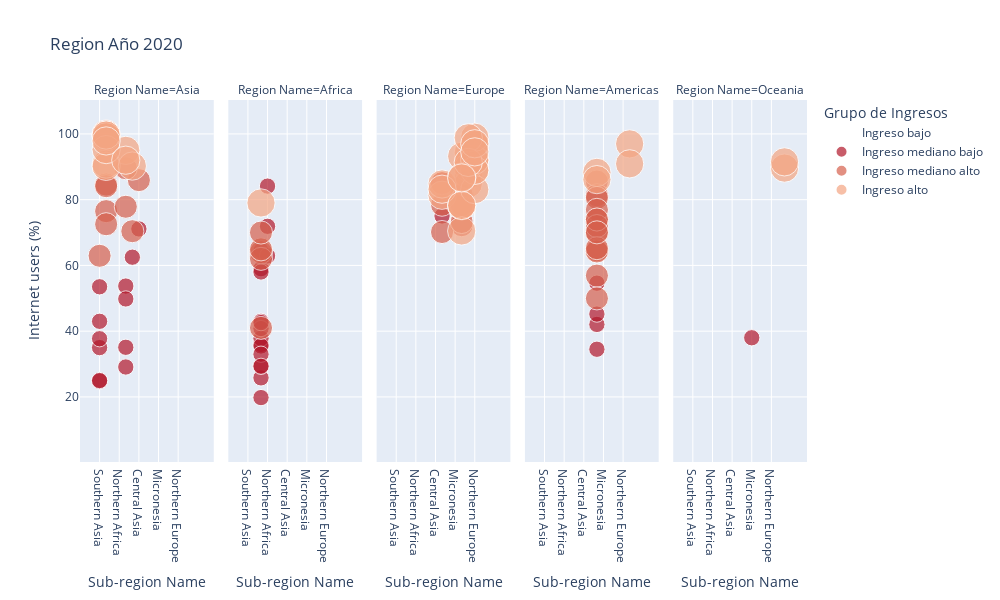

The code cell stored with this chart in its notebook:
### Markdown cell above
### Visualización general para cualquier año

### Code cell
yr=2020
year_dat=df_countries[df_countries['Year']==yr]
px.scatter(year_dat, x='Sub-region Name', y='Internet users (%)',size='Nivel Ingresos',size_max=20,title=f" Region Año {yr}",color='Grupo de Ingresos',width=1000, height=600,color_discrete_sequence=px.colors.sequential.RdBu,facet_col="Region Name")

### Figure 1 — Plotly figure (JSON) as saved in the notebook; plotly's stock layout.template omitted (floating-point values rounded to 4 significant figures)
{"data": [{"hovertemplate": "Grupo de Ingresos=Ingreso bajo<br>Region Name=Asia<br>Sub-region Name=%{x}<br>Internet users (%)=%{y}<br>Nivel Ingresos=%{marker.size}<extra></extra>", "legendgroup": "Ingreso bajo", "marker": {"color": "rgb(103,0,31)", "size": [0, 0], "sizemode": "area", "sizeref": 0.0075, "symbol": "circle"}, "mode": "markers", "name": "Ingreso bajo", "orientation": "v", "showlegend": true, "type": "scatter", "x": ["Southern Asia", "Western Asia"], "xaxis": "x", "y": [18.4, 35.78], "yaxis": "y"}, {"hovertemplate": "Grupo de Ingresos=Ingreso bajo<br>Region Name=Africa<br>Sub-region Name=%{x}<br>Internet users (%)=%{y}<br>Nivel Ingresos=%{marker.size}<extra></extra>", "legendgroup": "Ingreso bajo", "marker": {"color": "rgb(103,0,31)", "size": [0, 0, 0, 0, 0, 0, 0, 0, 0, 0, 0, 0, 0, 0, 0, 0], "sizemode": "area", "sizeref": 0.0075, "symbol": "circle"}, "mode": "markers", "name": "Ingreso bajo", "orientation": "v", "showlegend": false, "type": "scatter", "x": ["Sub-Saharan Africa", "Sub-Saharan Africa", "Sub-Saharan Africa", "Sub-Saharan Africa", "Sub-Saharan Africa", "Sub-Saharan Africa", "Sub-Saharan Africa", "Sub-Saharan Africa", "Sub-Saharan Africa", "Sub-Saharan Africa", "Northern Africa", "Sub-Saharan Africa", "Sub-Saharan Africa", "Sub-Saharan Africa", "Sub-Saharan Africa", "Sub-Saharan Africa"], "xaxis": "x2", "y": [9.4, 22, 10.4, 24, 26, 22.9, 25.6, 27.4, 16.5, 26.5, 28.4, 18, 6.5, 10.4, 24, 19.9], "yaxis": "y2"}, {"hovertemplate": "Grupo de Ingresos=Ingreso mediano bajo<br>Region Name=Asia<br>Sub-region Name=%{x}<br>Internet users (%)=%{y}<br>Nivel Ingresos=%{marker.size}<extra></extra>", "legendgroup": "Ingreso mediano bajo", "marker": {"color": "rgb(178,24,43)", "size": [1, 1, 1, 1, 1, 1, 1, 1, 1, 1, 1, 1], "sizemode": "area", "sizeref": 0.0075, "symbol": "circle"}, "mode": "markers", "name": "Ingreso mediano bajo", "orientation": "v", "showlegend": true, "type": "scatter", "x": ["Southern Asia", "Southern Asia", "South-eastern Asia", "Southern Asia", "Southern Asia", "South-eastern Asia", "Eastern Asia", "Southern Asia", "Southern Asia", "South-eastern Asia", "South-eastern Asia", "Central Asia"], "xaxis": "x", "y": [24.8, 53.5, 53.73, 43, 35, 35.1, 62.5, 37.7, 25, 49.8, 29.1, 71.1], "yaxis": "y"}, {"hovertemplate": "Grupo de Ingresos=Ingreso mediano bajo<br>Region Name=Africa<br>Sub-region Name=%{x}<br>Internet users (%)=%{y}<br>Nivel Ingresos=%{marker.size}<extra></extra>", "legendgroup": "Ingreso mediano bajo", "marker": {"color": "rgb(178,24,43)", "size": [1, 1, 1, 1, 1, 1, 1, 1, 1, 1, 1, 1, 1, 1, 1, 1, 1], "sizemode": "area", "sizeref": 0.0075, "symbol": "circle"}, "mode": "markers", "name": "Ingreso mediano bajo", "orientation": "v", "showlegend": false, "type": "scatter", "x": ["Sub-Saharan Africa", "Sub-Saharan Africa", "Sub-Saharan Africa", "Sub-Saharan Africa", "Sub-Saharan Africa", "Northern Africa", "Sub-Saharan Africa", "Sub-Saharan Africa", "Sub-Saharan Africa", "Northern Africa", "Sub-Saharan Africa", "Sub-Saharan Africa", "Sub-Saharan Africa", "Sub-Saharan Africa", "Northern Africa", "Sub-Saharan Africa", "Sub-Saharan Africa"], "xaxis": "x2", "y": [36, 25.8, 37.8, 64.5, 59, 62.9, 58, 29.5, 43, 84.12, 40.8, 35.5, 42.6, 33, 71.9, 19.8, 29.3], "yaxis": "y2"}, {"hovertemplate": "Grupo de Ingresos=Ingreso mediano bajo<br>Region Name=Europe<br>Sub-region Name=%{x}<br>Internet users (%)=%{y}<br>Nivel Ingresos=%{marker.size}<extra></extra>", "legendgroup": "Ingreso mediano bajo", "marker": {"color": "rgb(178,24,43)", "size": [1], "sizemode": "area", "sizeref": 0.0075, "symbol": "circle"}, "mode": "markers", "name": "Ingreso mediano bajo", "orientation": "v", "showlegend": false, "type": "scatter", "x": ["Eastern Europe"], "xaxis": "x3", "y": [75.04], "yaxis": "y3"}, {"hovertemplate": "Grupo de Ingresos=Ingreso mediano bajo<br>Region Name=Americas<br>Sub-region Name=%{x}<br>Internet users (%)=%{y}<br>Nivel Ingresos=%{marker.size}<extra></extra>", "legendgroup": "Ingreso mediano bajo", "marker": {"color": "rgb(178,24,43)", "size": [1, 1, 1, 1], "sizemode": "area", "sizeref": 0.0075, "symbol": "circle"}, "mode": "markers", "name": "Ingreso mediano bajo", "orientation": "v", "showlegend": false, "type": "scatter", "x": ["Latin America and the Caribbean", "Latin America and the Caribbean", "Latin America and the Caribbean", "Latin America and the Caribbean"], "xaxis": "x4", "y": [42.05, 34.5, 45.2, 54.6], "yaxis": "y4"}, {"hovertemplate": "Grupo de Ingresos=Ingreso mediano bajo<br>Region Name=Oceania<br>Sub-region Name=%{x}<br>Internet users (%)=%{y}<br>Nivel Ingresos=%{marker.size}<extra></extra>", "legendgroup": "Ingreso mediano bajo", "marker": {"color": "rgb(178,24,43)", "size": [1], "sizemode": "area", "sizeref": 0.0075, "symbol": "circle"}, "mode": "markers", "name": "Ingreso mediano bajo", "orientation": "v", "showlegend": false, "type": "scatter", "x": ["Micronesia"], "xaxis": "x5", "y": [38], "yaxis": "y5"}, {"hovertemplate": "Grupo de Ingresos=Ingreso mediano alto<br>Region Name=Asia<br>Sub-region Name=%{x}<br>Internet users (%)=%{y}<br>Nivel Ingresos=%{marker.size}<extra></extra>", "legendgroup": "Ingreso mediano alto", "marker": {"color": "rgb(214,96,77)", "size": [2, 2, 2, 2, 2, 2, 2, 2, 2], "sizemode": "area", "sizeref": 0.0075, "symbol": "circle"}, "mode": "markers", "name": "Ingreso mediano alto", "orientation": "v", "showlegend": true, "type": "scatter", "x": ["Western Asia", "Western Asia", "Eastern Asia", "Western Asia", "Central Asia", "Western Asia", "Southern Asia", "South-eastern Asia", "South-eastern Asia"], "xaxis": "x", "y": [76.51, 84.6, 70.4, 72.53, 85.94, 84.1, 62.93, 89.56, 77.84], "yaxis": "y"}, {"hovertemplate": "Grupo de Ingresos=Ingreso mediano alto<br>Region Name=Africa<br>Sub-region Name=%{x}<br>Internet users (%)=%{y}<br>Nivel Ingresos=%{marker.size}<extra></extra>", "legendgroup": "Ingreso mediano alto", "marker": {"color": "rgb(214,96,77)", "size": [2, 2, 2, 2, 2], "sizemode": "area", "sizeref": 0.0075, "symbol": "circle"}, "mode": "markers", "name": "Ingreso mediano alto", "orientation": "v", "showlegend": false, "type": "scatter", "x": ["Sub-Saharan Africa", "Sub-Saharan Africa", "Sub-Saharan Africa", "Sub-Saharan Africa", "Sub-Saharan Africa"], "xaxis": "x2", "y": [64, 62, 64.88, 41, 70], "yaxis": "y2"}, {"hovertemplate": "Grupo de Ingresos=Ingreso mediano alto<br>Region Name=Europe<br>Sub-region Name=%{x}<br>Internet users (%)=%{y}<br>Nivel Ingresos=%{marker.size}<extra></extra>", "legendgroup": "Ingreso mediano alto", "marker": {"color": "rgb(214,96,77)", "size": [2, 2, 2, 2, 2, 2, 2, 2, 2], "sizemode": "area", "sizeref": 0.0075, "symbol": "circle"}, "mode": "markers", "name": "Ingreso mediano alto", "orientation": "v", "showlegend": false, "type": "scatter", "x": ["Southern Europe", "Eastern Europe", "Southern Europe", "Eastern Europe", "Southern Europe", "Southern Europe", "Eastern Europe", "Eastern Europe", "Southern Europe"], "xaxis": "x3", "y": [72.24, 70.16, 73.21, 85.09, 81.41, 77.61, 78.46, 84.99, 78.37], "yaxis": "y3"}, {"hovertemplate": "Grupo de Ingresos=Ingreso mediano alto<br>Region Name=Americas<br>Sub-region Name=%{x}<br>Internet users (%)=%{y}<br>Nivel Ingresos=%{marker.size}<extra></extra>", "legendgroup": "Ingreso mediano alto", "marker": {"color": "rgb(214,96,77)", "size": [2, 2, 2, 2, 2, 2, 2, 2, 2, 2, 2, 2, 2, 2], "sizemode": "area", "sizeref": 0.0075, "symbol": "circle"}, "mode": "markers", "name": "Ingreso mediano alto", "orientation": "v", "showlegend": false, "type": "scatter", "x": ["Latin America and the Caribbean", "Latin America and the Caribbean", "Latin America and the Caribbean", "Latin America and the Caribbean", "Latin America and the Caribbean", "Latin America and the Caribbean", "Latin America and the Caribbean", "Latin America and the Caribbean", "Latin America and the Caribbean", "Latin America and the Caribbean", "Latin America and the Caribbean", "Latin America and the Caribbean", "Latin America and the Caribbean", "Latin America and the Caribbean"], "xaxis": "x4", "y": [85.5, 81.34, 69.79, 80.53, 74, 76.9, 64.6, 56.9, 49.97, 71.97, 64.25, 65.25, 73.96, 70.06], "yaxis": "y4"}, {"hovertemplate": "Grupo de Ingresos=Ingreso alto<br>Region Name=Asia<br>Sub-region Name=%{x}<br>Internet users (%)=%{y}<br>Nivel Ingresos=%{marker.size}<extra></extra>", "legendgroup": "Ingreso alto", "marker": {"color": "rgb(244,165,130)", "size": [3, 3, 3, 3, 3, 3, 3, 3, 3, 3, 3], "sizemode": "area", "sizeref": 0.0075, "symbol": "circle"}, "mode": "markers", "name": "Ingreso alto", "orientation": "v", "showlegend": true, "type": "scatter", "x": ["Western Asia", "Western Asia", "South-eastern Asia", "Western Asia", "Western Asia", "Eastern Asia", "Western Asia", "Western Asia", "Western Asia", "Western Asia", "South-eastern Asia"], "xaxis": "x", "y": [100, 99.67, 95, 90.8, 90.13, 90.22, 99.11, 95.23, 99.65, 97.86, 92.0], "yaxis": "y"}, {"hovertemplate": "Grupo de Ingresos=Ingreso alto<br>Region Name=Africa<br>Sub-region Name=%{x}<br>Internet users (%)=%{y}<br>Nivel Ingresos=%{marker.size}<extra></extra>", "legendgroup": "Ingreso alto", "marker": {"color": "rgb(244,165,130)", "size": [3], "sizemode": "area", "sizeref": 0.0075, "symbol": "circle"}, "mode": "markers", "name": "Ingreso alto", "orientation": "v", "showlegend": false, "type": "scatter", "x": ["Sub-Saharan Africa"], "xaxis": "x2", "y": [79], "yaxis": "y2"}, {"hovertemplate": "Grupo de Ingresos=Ingreso alto<br>Region Name=Europe<br>Sub-region Name=%{x}<br>Internet users (%)=%{y}<br>Nivel Ingresos=%{marker.size}<extra></extra>", "legendgroup": "Ingreso alto", "marker": {"color": "rgb(244,165,130)", "size": [3, 3, 3, 3, 3, 3, 3, 3, 3, 3, 3, 3, 3, 3, 3, 3, 3, 3, 3, 3, 3, 3, 3, 3, 3, 3], "sizemode": "area", "sizeref": 0.0075, "symbol": "circle"}, "mode": "markers", "name": "Ingreso alto", "orientation": "v", "showlegend": false, "type": "scatter", "x": ["Western Europe", "Western Europe", "Western Europe", "Eastern Europe", "Western Europe", "Northern Europe", "Southern Europe", "Northern Europe", "Northern Europe", "Western Europe", "Southern Europe", "Southern Europe", "Eastern Europe", "Northern Europe", "Northern Europe", "Southern Europe", "Northern Europe", "Western Europe", "Northern Europe", "Southern Europe", "Western Europe", "Northern Europe", "Eastern Europe", "Southern Europe", "Southern Europe", "Northern Europe"], "xaxis": "x3", "y": [87.53, 91.53, 94.2, 81.34, 89.81, 96.55, 93.21, 89.06, 92.17, 84.8, 78.12, 78.32, 84.77, 92.0, 99, 70.48, 83.06, 98.82, 88.9, 86.86, 91.33, 97, 83.18, 78.26, 86.6, 94.54], "yaxis": "y3"}, {"hovertemplate": "Grupo de Ingresos=Ingreso alto<br>Region Name=Americas<br>Sub-region Name=%{x}<br>Internet users (%)=%{y}<br>Nivel Ingresos=%{marker.size}<extra></extra>", "legendgroup": "Ingreso alto", "marker": {"color": "rgb(244,165,130)", "size": [3, 3, 3, 3], "sizemode": "area", "sizeref": 0.0075, "symbol": "circle"}, "mode": "markers", "name": "Ingreso alto", "orientation": "v", "showlegend": false, "type": "scatter", "x": ["Northern America", "Latin America and the Caribbean", "Latin America and the Caribbean", "Northern America"], "xaxis": "x4", "y": [96.97, 88.3, 86.1, 90.9], "yaxis": "y4"}, {"hovertemplate": "Grupo de Ingresos=Ingreso alto<br>Region Name=Oceania<br>Sub-region Name=%{x}<br>Internet users (%)=%{y}<br>Nivel Ingresos=%{marker.size}<extra></extra>", "legendgroup": "Ingreso alto", "marker": {"color": "rgb(244,165,130)", "size": [3, 3], "sizemode": "area", "sizeref": 0.0075, "symbol": "circle"}, "mode": "markers", "name": "Ingreso alto", "orientation": "v", "showlegend": false, "type": "scatter", "x": ["Australia and New Zealand", "Australia and New Zealand"], "xaxis": "x5", "y": [89.6, 91.5], "yaxis": "y5"}], "layout": {"annotations": [{"font": {}, "showarrow": false, "text": "Region Name=Asia", "x": 0.092, "xanchor": "center", "xref": "paper", "y": 1, "yanchor": "bottom", "yref": "paper"}, {"font": {}, "showarrow": false, "text": "Region Name=Africa", "x": 0.296, "xanchor": "center", "xref": "paper", "y": 1, "yanchor": "bottom", "yref": "paper"}, {"font": {}, "showarrow": false, "text": "Region Name=Europe", "x": 0.5, "xanchor": "center", "xref": "paper", "y": 1, "yanchor": "bottom", "yref": "paper"}, {"font": {}, "showarrow": false, "text": "Region Name=Americas", "x": 0.704, "xanchor": "center", "xref": "paper", "y": 1, "yanchor": "bottom", "yref": "paper"}, {"font": {}, "showarrow": false, "text": "Region Name=Oceania", "x": 0.908, "xanchor": "center", "xref": "paper", "y": 1, "yanchor": "bottom", "yref": "paper"}], "height": 600, "legend": {"itemsizing": "constant", "title": {"text": "Grupo de Ingresos"}, "tracegroupgap": 0}, "title": {"text": " Region Año 2020"}, "width": 1000, "xaxis": {"anchor": "y", "domain": [0, 0.184], "title": {"text": "Sub-region Name"}}, "xaxis2": {"anchor": "y2", "domain": [0.204, 0.388], "matches": "x", "title": {"text": "Sub-region Name"}}, "xaxis3": {"anchor": "y3", "domain": [0.408, 0.592], "matches": "x", "title": {"text": "Sub-region Name"}}, "xaxis4": {"anchor": "y4", "domain": [0.612, 0.796], "matches": "x", "title": {"text": "Sub-region Name"}}, "xaxis5": {"anchor": "y5", "domain": [0.816, 1], "matches": "x", "title": {"text": "Sub-region Name"}}, "yaxis": {"anchor": "x", "domain": [0, 1], "title": {"text": "Internet users (%)"}}, "yaxis2": {"anchor": "x2", "domain": [0, 1], "matches": "y", "showticklabels": false}, "yaxis3": {"anchor": "x3", "domain": [0, 1], "matches": "y", "showticklabels": false}, "yaxis4": {"anchor": "x4", "domain": [0, 1], "matches": "y", "showticklabels": false}, "yaxis5": {"anchor": "x5", "domain": [0, 1], "matches": "y", "showticklabels": false}}}
